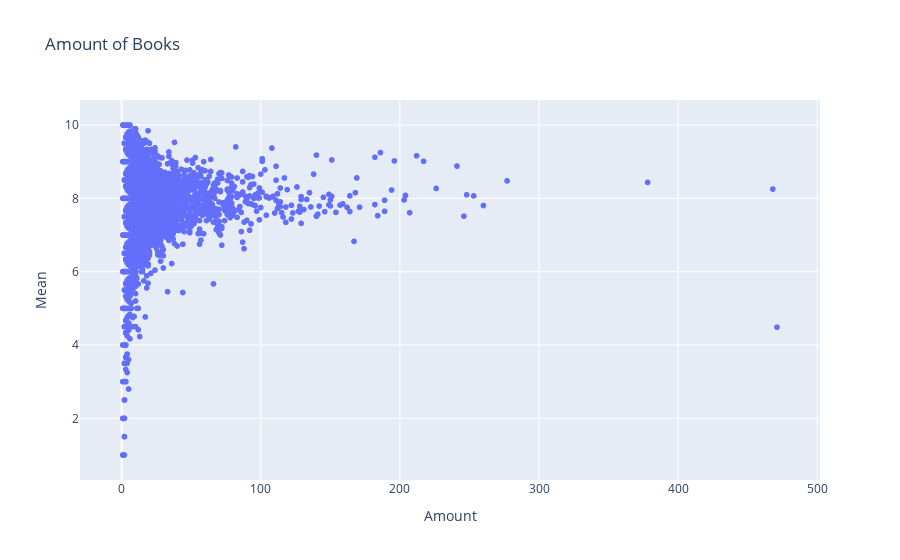

Notebook source saved alongside this figure:
### Code cell
# Analyzing amount 

px.scatter(
    data_frame=analyze,
    x = 'Amount',
    y = 'Mean',
    title='Amount of Books',
)

### Figure 1 — Plotly figure (JSON) as saved in the notebook; plotly's stock layout.template omitted (floating-point values rounded to 4 significant figures; data arrays with more than 128 entries replaced by an {"elided": "..."} marker saying what was removed)
{"data": [{"hovertemplate": "Amount=%{x}<br>Mean=%{y}<extra></extra>", "legendgroup": "", "marker": {"color": "#636efa", "symbol": "circle"}, "mode": "markers", "name": "", "showlegend": false, "type": "scattergl", "x": {"elided": "106495 int values"}, "xaxis": "x", "y": {"elided": "106495 float values"}, "yaxis": "y"}], "layout": {"legend": {"tracegroupgap": 0}, "title": {"text": "Amount of Books"}, "xaxis": {"anchor": "y", "domain": [0, 1], "title": {"text": "Amount"}}, "yaxis": {"anchor": "x", "domain": [0, 1], "title": {"text": "Mean"}}}}
